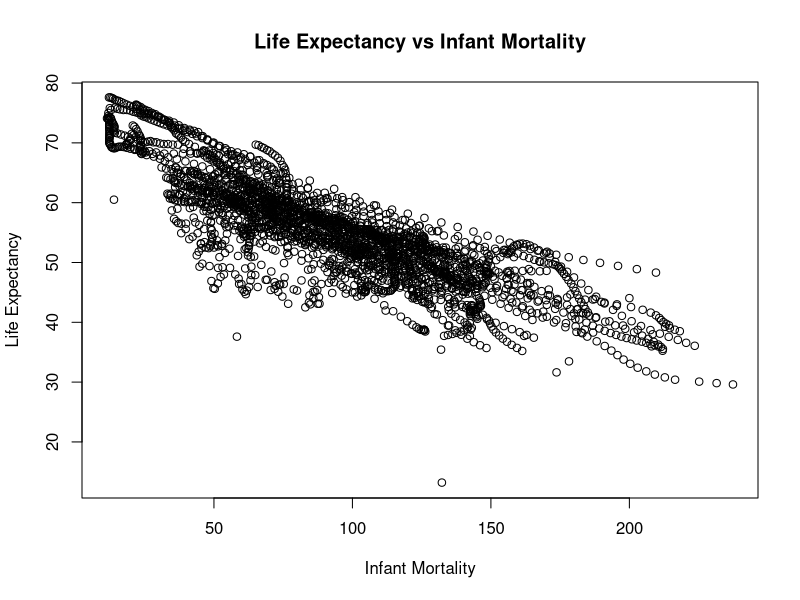
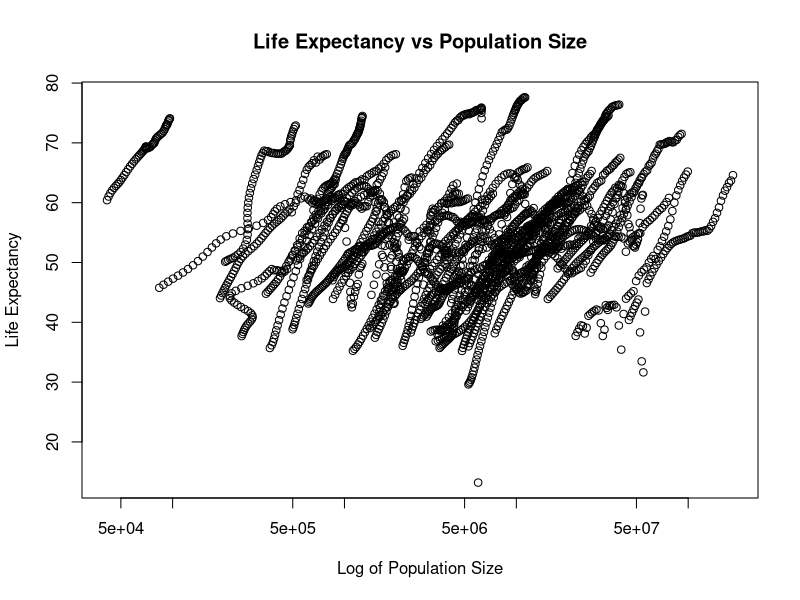
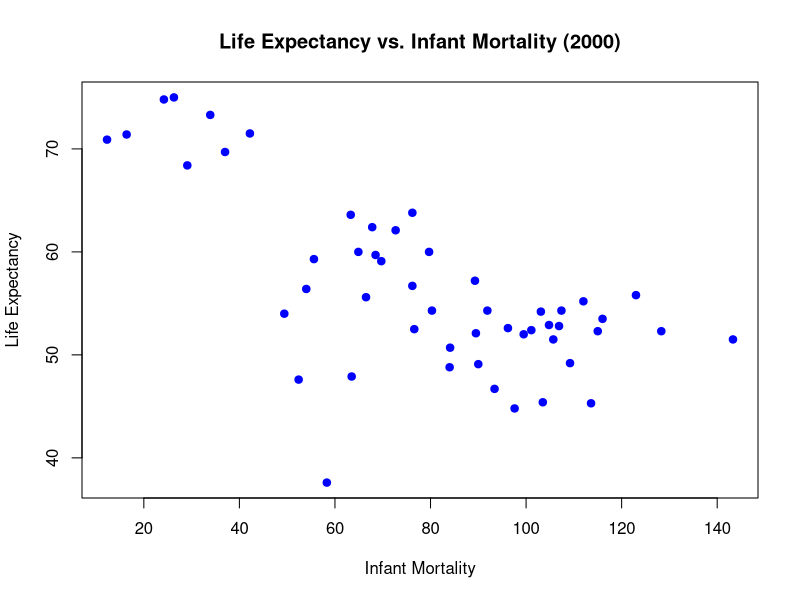
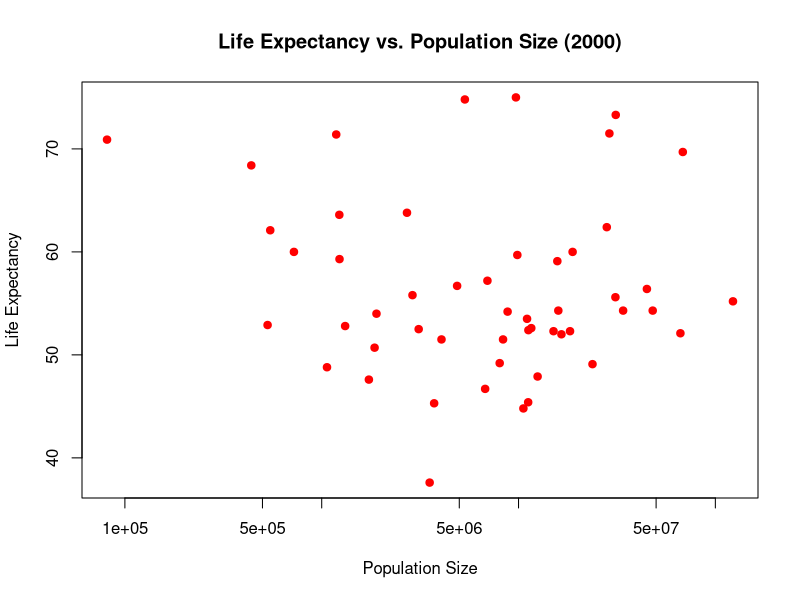
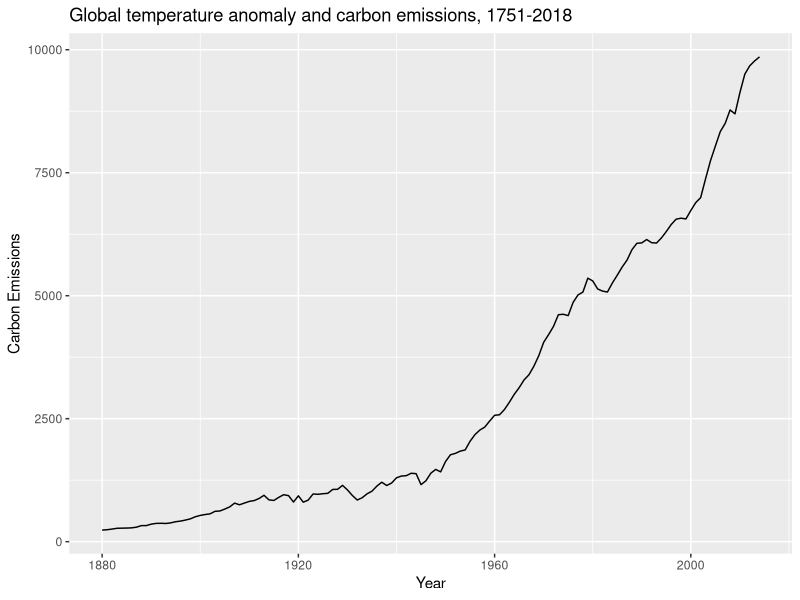
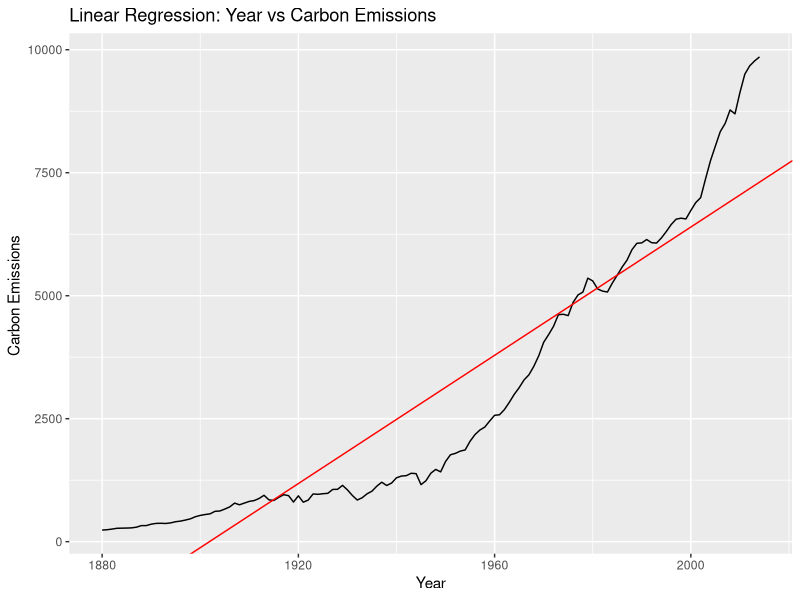
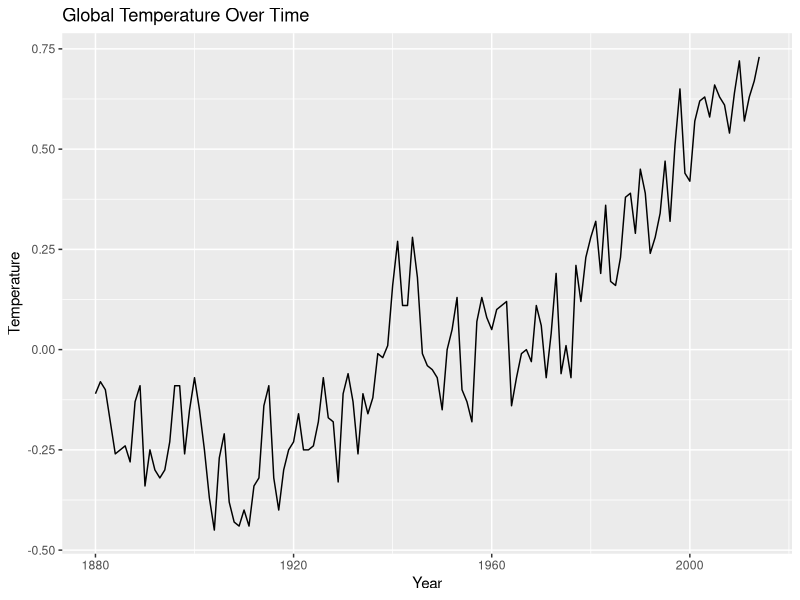
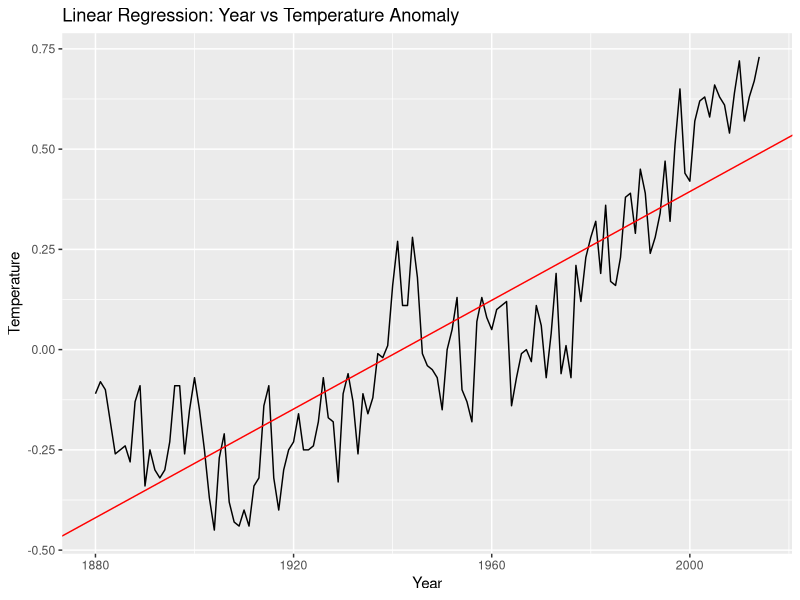

Reproduce these figures in R, in order.
## ---- chunk 1
library("dslabs")
## ---- chunk 2
help(gapminder)
## ---- chunk 3
str(gapminder)
## ---- chunk 4
summary(gapminder)
## ---- chunk 5
class(gapminder)
## ---- chunk 6
africadata <- gapminder[gapminder$continent == "Africa", ]
## ---- chunk 7
str(africadata)
## ---- chunk 8
summary(africadata)
## ---- chunk 9
health_data <- africadata[, c("infant_mortality", "life_expectancy")]
## ---- chunk 10
population_data <- africadata[, c("population", "life_expectancy")]
## ---- chunk 11
str(health_data)
summary(health_data)
str(population_data)
summary(population_data)
## ---- chunk 12
plot(africadata$infant_mortality, africadata$life_expectancy, main="Life Expectancy vs Infant Mortality", xlab="Infant Mortality", ylab="Life Expectancy")
## ---- chunk 13
plot(africadata$population, africadata$life_expectancy, main="Life Expectancy vs Population Size", xlab="Log of Population Size", ylab="Life Expectancy",log="x")
## ---- chunk 14
library(dplyr)
## ---- chunk 15
missing_data_by_year <- africadata %>%
  group_by(year) %>%
  summarize(missing_infant_mortality = sum(is.na(infant_mortality)))
## ---- chunk 16
total_missing_infant_mortality <- sum(is.na(africadata$infant_mortality))
print(paste("Total missing values for infant mortality:", total_missing_infant_mortality))
## ---- chunk 17
print("Years with missing data for infant mortality:")
print(missing_data_by_year)
## ---- chunk 18
data_2000 <- africadata %>%
  filter(year == 2000)
## ---- chunk 19
print("Structure of data for the year 2000:")
str(data_2000)

print("Summary of data for the year 2000:")
summary(data_2000)
## ---- chunk 20

plot(data_2000$infant_mortality, data_2000$life_expectancy,
     main = "Life Expectancy vs. Infant Mortality (2000)",
     xlab = "Infant Mortality",
     ylab = "Life Expectancy",
     pch = 19,col='blue')  # pch = 19 makes the points solid circles

## ---- chunk 21
plot(data_2000$population, data_2000$life_expectancy,
     main = "Life Expectancy vs. Population Size (2000)",
     xlab = "Population Size",
     ylab = "Life Expectancy",
     log = "x",  # sets the x-axis to logarithmic scale
     pch = 19, col='red')  # pch = 19 makes the points solid circles
## ---- chunk 22
fit1 <- lm(life_expectancy ~ infant_mortality, data = data_2000)
summary(fit1)  # Outputs the summary of the regression model
## ---- chunk 23
fit2 <- lm(life_expectancy ~ (population), data = data_2000)
summary(fit2)  # Outputs the summary of the regression model
## ---- chunk 24
# Loading ggplot2 package for data visualization
library(ggplot2)


# In order to determine what datasets are available in the dslabs package (use code below)
# data(package = "dslabs")
## ---- chunk 25
# Loads the temp_carbon dataset from the dslabs package
data("temp_carbon")


# This provides an overview of the data types and number of observations
str(temp_carbon)

# View the summary statistics of the temp_carbon dataset.
summary(temp_carbon)
## ---- chunk 26
# This gives a quick glance at the dataset.
head(temp_carbon)
## ---- chunk 27
# Checking for missing values in the dataset
sum(is.na(temp_carbon))

# Removing NA's values
temp_carbon <- na.omit(temp_carbon)
## ---- chunk 28
# Plotting the Global Carbon Emissions 
ggplot(temp_carbon, aes(x = year, y = carbon_emissions)) +
  geom_line() +  # Using a line plot to show the trend of carbon emissions
  labs(title = "Global temperature anomaly and carbon emissions, 1751-2018", x = "Year", y = "Carbon Emissions")  

# Fiting a linear regression model with carbon emissions as the outcome and year as the predictor
fit_carbon <- lm(carbon_emissions ~ year, data = temp_carbon)


summary(fit_carbon) # The summary of the linear regression model
## ---- chunk 29
# Plotting the fitted linear regression line for carbon emissions
ggplot(temp_carbon, aes(x = year, y = carbon_emissions)) +
  geom_line() +  # Using a line plot to show the trend of carbon emissions
  geom_abline(slope = fit_carbon$coefficients[2], intercept = fit_carbon$coefficients[1], col = "red") +  # Adding a regression line
  labs(title = "Linear Regression: Year vs Carbon Emissions", x = "Year", y = "Carbon Emissions ")  
## ---- chunk 30
# Plotting the Global Temperature over Time
ggplot(temp_carbon, aes(x = year, y = temp_anomaly)) +
  geom_line() +  # Ussing a line plot to show the trend of temperature over time
  labs(title = "Global Temperature Over Time", x = "Year", y = "Temperature")


# Fit a linear regression model to help understand the trend of temperature anomalies over time
fit_temp <- lm(temp_anomaly ~ year, data = temp_carbon)


# Viewing the summary of the linear regression model
summary(fit_temp)
## ---- chunk 31
# This plot represents the relationship modeled by the linear regression
ggplot(temp_carbon, aes(x = year, y = temp_anomaly)) +
  geom_line() +  # adding the line plot to show the trend of temperature anomalies over time
  geom_abline(slope = fit_temp$coefficients[2], intercept = fit_temp$coefficients[1], col = "red") +  # This adds the regression line on the graph
  labs(title = "Linear Regression: Year vs Temperature Anomaly", x = "Year", y = "Temperature")  
